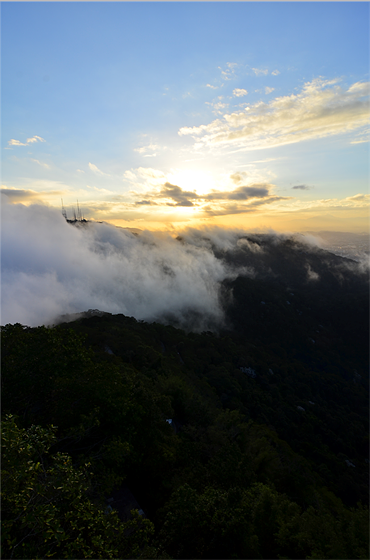
#> input picture resources/low-contrast.png, 370 x 560 px
$ python chroma-subsampling.py --imgpath resources/low-contrast.png
#> lines starting #> are read from the running program, lines starting #| are printed output that depends on the picture; long printed decimals are rounded
#!/usr/bin/python3
"""Assignment 02: Chroma Subsampling."""
import argparse

import cv2
import numpy as np


def main():
  parser = argparse.ArgumentParser(
    description="Downsampling vs Chroma Subsampling.",
    formatter_class=argparse.ArgumentDefaultsHelpFormatter)
  parser.add_argument('-i', '--imgpath', default='resources/grid-444.png',
                      help="Input image's path.")
  parser.add_argument('-s', '--subsampling', default='444',
                      choices=['444', '440', '422', '420', '411', '410'],
                      help="Subsampling type.")
  args = parser.parse_args()
  original = cv2.imread(args.imgpath)
#> original is the input picture: shape (560, 370, 3); mean B, G, R 102.3, 99.4, 91.6
  if original is None:
    print('Image not found.')
    return
  cv2.imshow('original', original)
  height, width = original.shape[:2]
#> height = 560; width = 370
  chroma_subsampling = SUBSAMPLING_TYPES[args.subsampling]
  result = chroma_subsampling(original)
  result = up_sampling(result, width, height)
  mse, psnr = calculate_error(original, result)
  print('Mean Squared Error = ', mse)
  print('Peak Signal to Noise Error = ', psnr)
  cv2.imshow('chroma_subsampling' + args.subsampling, result)
  cv2.waitKey(0)
  cv2.destroyAllWindows()


def chroma_subsampling_factory(a, b):
  """Creates the subsampling function."""

  def _subsampling_channel(channel):
    if a == 1 and b == 1:
      return channel
    return channel[::a, ::b]

  def _subsampling(img):
    ycrcb = cv2.cvtColor(img, cv2.COLOR_BGR2YCrCb)
#> ycrcb: shape (560, 370, 3); mean of channels 0, 1, 2 97.4, 123.9, 130.7
    (y, cr, cb) = cv2.split(ycrcb)
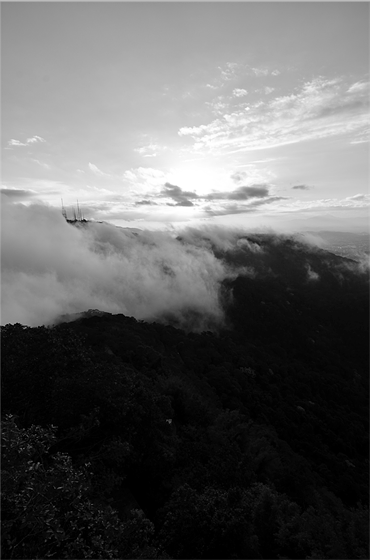
#> y: shape (560, 370); min 0, max 255, mean 97.4
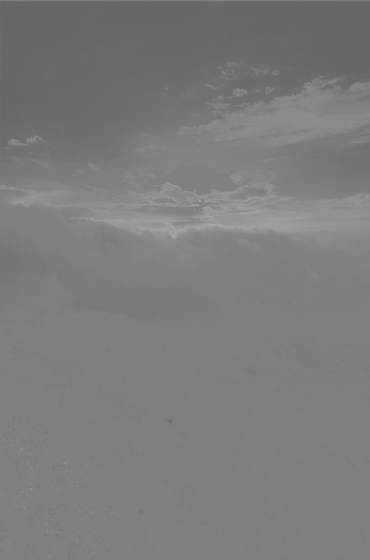
#> cr: shape (560, 370); min 95, max 166, mean 123.9
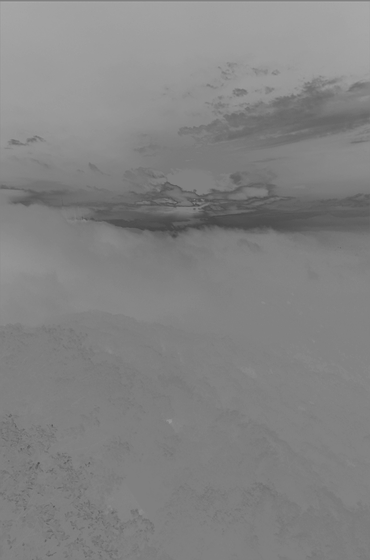
#> cb: shape (560, 370); min 69, max 172, mean 130.7
    cv2.imshow('ycrcb', np.hstack((y, cr, cb)))
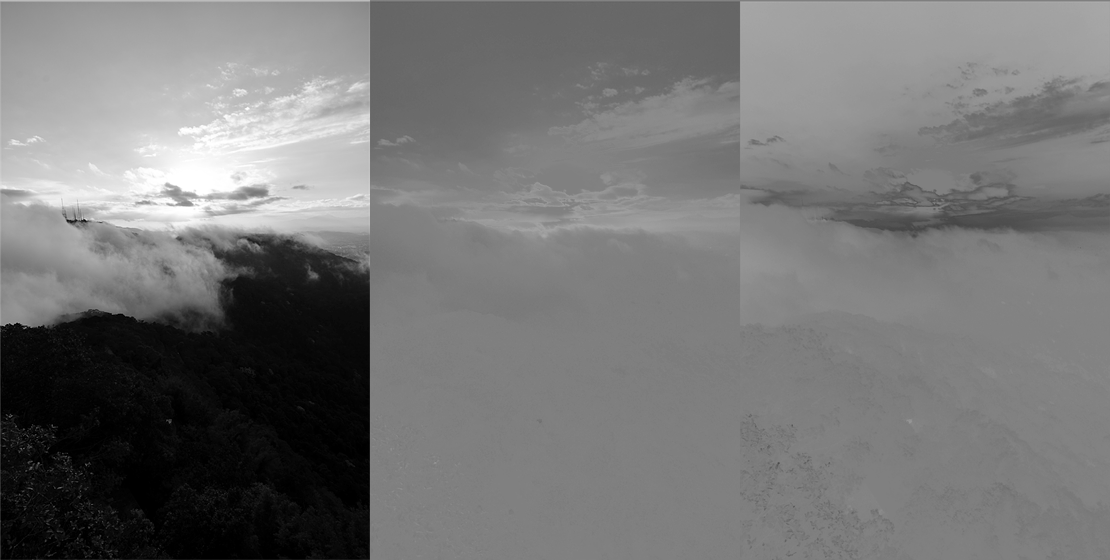
#> window 'ycrcb': shape (560, 1110); min 0, max 255, mean 117.3
    crs = _subsampling_channel(cr)
    cbs = _subsampling_channel(cb)
    cv2.imshow('y_result', y)
    cv2.imshow('cr_result', crs)
    cv2.imshow('cb_result', cbs)
    result = decode_sampled(y, crs, cbs, a, b)
    return cv2.cvtColor(result, cv2.COLOR_YCrCb2BGR)

  return _subsampling


def decode_sampled(y, cr, cb, a, b):
  """Decodes the sampled image back to its full size."""
#> called with a = 1, b = 1

  def _decoding(channel):
    channel = np.repeat(channel, b, axis=1)
    rem = width % b
    if rem > 0:
      # if not multiple of b columns needs to remove extra columns
      extra_cols = b - rem
      channel = channel[:, :-extra_cols]
    channel = np.repeat(channel, a, axis=0)
    rem = height % a
    if rem > 0:
      # if not multiple of a columns needs to remove extra columns
      extra_rows = a - rem
      channel = channel[:-extra_rows, :]
    return channel

  width, height = y.shape
#> width = 560; height = 370
  cr = _decoding(cr)
  cb = _decoding(cb)
  return cv2.merge((y, cr, cb))


SUBSAMPLING_TYPES = {
  '444': chroma_subsampling_factory(1, 1),
  '440': chroma_subsampling_factory(2, 1),
  '422': chroma_subsampling_factory(1, 2),
  '420': chroma_subsampling_factory(2, 2),
  '411': chroma_subsampling_factory(1, 4),
  '410': chroma_subsampling_factory(2, 4),
}


def up_sampling(image, new_width, new_height):
  """Up sampling image by repeat."""
#> called with new_width = 370, new_height = 560
  (height, width) = image.shape[:2]
#> height = 560; width = 370
  scale_x = int(new_width / width)
#> scale_x = 1
  scale_y = int(new_height / height)
#> scale_y = 1
  return np.repeat(np.repeat(image, scale_x, axis=1), scale_y, axis=0)


def calculate_error(original, subsampled):
  height, width = original.shape[:2]
#> height = 560; width = 370
  diff = original.astype(np.float32) - subsampled.astype(np.float32)
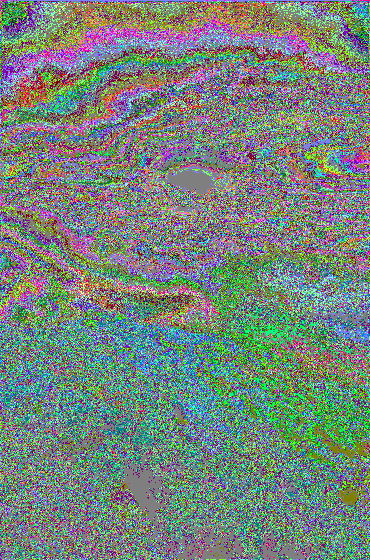
#> diff: shape (560, 370, 3) float32; mean B, G, R -0.0232, 0.0362, -0.0738; drawn with min black and max white
  mse = np.sum(diff**2) / (height * width)
#> mse = 0.981
  psne = 20 * np.log10(255 / np.sqrt(mse / 3))
#> psne = 52.99
  return mse, psne

if __name__ == '__main__':
    main()
#> in main, `mse, psnr = calculate_error(original, result)`: mse = 0.981; psnr = 52.99
#| Mean Squared Error =  0.9807
#| Peak Signal to Noise Error =  52.987
